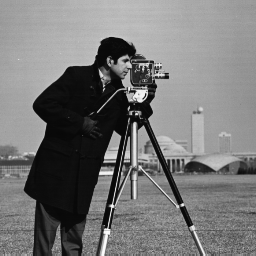
#> input picture lectures/assets/plots1/cameraman.png, 256 x 256 px
$ python dct_plots.py
#> lines starting #> are read from the running program, lines starting #| are printed output that depends on the picture
# %%

import numpy as np
from skimage import io, transform
from skimage.color import rgb2gray
from scipy.fftpack import dct, dctn, idctn
import matplotlib.pyplot as plt
import matplotlib.patches as patches

plt.style.use('fivethirtyeight')

savekw = dict(bbox_inches='tight', dpi=160)
rectkw = dict(linewidth=2, edgecolor='r', facecolor='none')
root = '../lectures/assets/plots2/'

cameraman = io.imread('../lectures/assets/plots1/cameraman.png')
#> cameraman is the input picture: shape (256, 256); min 7, max 253, mean 118.7


def zero_out(dct_coeffs, tri_len):
    mask = np.zeros_like(dct_coeffs)
    for i in range(tri_len):
        for j in range(tri_len - i):
            mask[i, j] = 1
    return dct_coeffs * mask

# %%

# plot 8 point basis vectors


N = 8
fig, ax = plt.subplots(N, 1, figsize=(8, N+2), sharex=True)

for k in range(N):
    x = np.linspace(0, N-1, 1000)
    xx = np.linspace(0, N-1, N)
    y = np.cos(np.pi * k * (x + 0.5) / N)
    yy = np.cos(np.pi * k * (xx + 0.5) / N)
    ax[k].plot(x, y)
    ax[k].plot(xx, yy, 'or')
    ax[k].set_ylim(-1.2, 1.2)
    ax[k].set_yticks([-1, 0, 1])
    ax[k].set_ylabel(f'{k:1d}', rotation=0, labelpad=20)

ax[0].set_ylabel(f'{0}', rotation=0, labelpad=30)
ax[0].set_ylim(0, 2)
ax[0].set_yticks([0, 1, 2])
ax[0].set_title('8 point basis vectors')
ax[-1].set_xlabel('sample index')
fig.text(-0.05, 0.5, 'result index', va='center',
         rotation='vertical', fontsize=18)
fig.tight_layout(pad=0.1)

fig.savefig(root + 'basis_vectors_1d.png', **savekw)
#> figure, not shown here; panel 8: curve peaks at x = 4.07, y = 1

# %%

x, y, w, h = 120, 55, 8, 8
rect = patches.Rectangle((x, y), w, h, **rectkw)
block = cameraman[y:h+y, x:w+x]

fig, ax = plt.subplots(1, 2, figsize=(9, 6))
ax[0].grid(False)
ax[1].grid(False)
ax[0].imshow(cameraman, cmap='gray', vmin=0, vmax=255)
ax[0].add_patch(rect)
ax[0].set_title('original image')
ax[1].set_title('8 x 8 block')
ax[1].imshow(block, cmap='gray', vmin=0, vmax=255)
fig.tight_layout(pad=0.1)
fig.savefig(root + 'cameraman_block.png', **savekw)

# %%

fig, ax = plt.subplots(8, 2, figsize=(10, 6.5), sharex=True, sharey=True)
x = np.arange(8)
for k in range(8):
    _dct = dct(block[k, :])
    ax[k, 0].plot(block[k, :])
    ax[k, 0].set_ylim(-150, 255)
    ax[k, 0].set_yticks([])
    ax[k, 0].set_ylabel(f'{k}', rotation=0, labelpad=10)
    ax[k, 0].yaxis.tick_right()
    ax[k, 1].bar(x, height=_dct, width=0.8)
ax[0, 0].set_title('Pixel Intensities')
ax[0, 1].set_title('DCT Coefficients')
ax[7, 0].set_xlabel('sample index')
ax[7, 1].set_xlabel('result index')
fig.text(-0.04, 0.5, 'row index', va='center',
         rotation='vertical', fontsize=18)
fig.suptitle('DCT of 8 x 8 block', fontsize=22, y=1.03)
fig.tight_layout(pad=0.2)
fig.savefig(root + 'dct_8x8_block.png', **savekw)

# %%

fig, ax = plt.subplots(1, 2, figsize=(10, 2), sharey=True)
ax[0].plot(block[3, :])
ax[0].set_title('Pixel Intensities')
ax[0].set_xlabel('sample index')
ax[0].set_ylabel('row 3')
ax[0].set_ylim(-150, 255)
ax[0].set_yticks([0, 255])

ax[1].bar(np.arange(8), dct(block[3, :]), width=0.8)
ax[1].set_title('DCT Coefficients')
ax[1].set_xlabel('result index')

fig.tight_layout(pad=0.2)
fig.savefig(root + 'block_row3.png', **savekw)

# %%

# 2D DCT

_dctn = dctn(block, norm='ortho')

fig, ax = plt.subplots(1, 2, figsize=(10, 5), sharey=True)
ax[0].pcolormesh(block, cmap='gray', vmin=0, vmax=255,
                 edgecolors='w', linewidth=1)
ax[0].set_aspect('equal')
ax[0].set_ylim(8, 0)
ax[0].set_title('8 x 8 block')
ax[1].pcolormesh(_dctn, cmap='plasma', edgecolors='w', linewidth=1)
ax[1].set_aspect('equal')
ax[1].set_ylim(8, 0)
ax[1].set_title('DCT Coefficients')
fig.tight_layout(pad=0.2)
fig.savefig(root + 'dct_2d_block.png', **savekw)
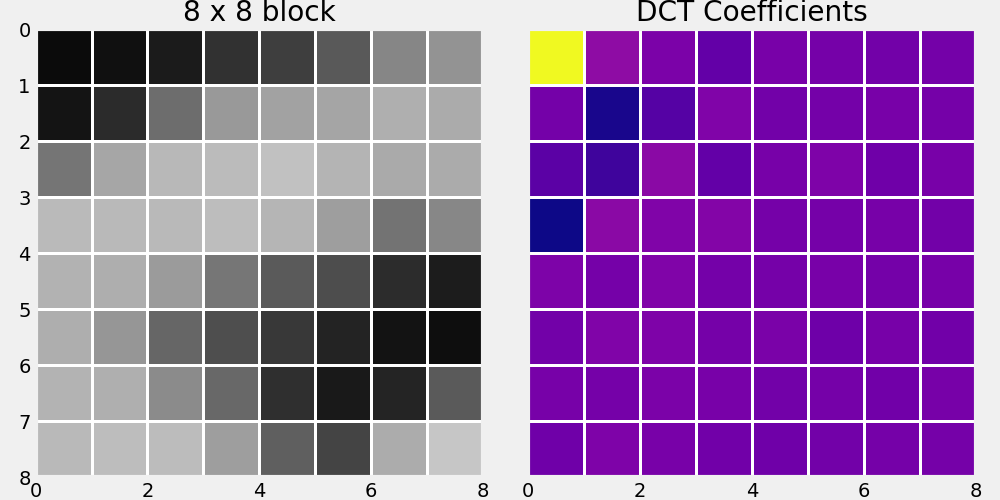
#> figure drawn by matplotlib, 2 panels


# %%

# plot values

fig, ax = plt.subplots(1, figsize=(7, 7))
ax.pcolormesh(np.ones([8, 8]), cmap='gray', vmin=0, vmax=1,
              edgecolors='k', linewidth=1)
ax.set_axis_off()
ax.set_ylim(8, 0)
ax.set_aspect('equal')

for i in range(8):
    for j in range(8):
        s = f"{_dctn[i, j]:0.0f}"
        ax.text(j, i + 0.5, f'{s:^5}', va='center', fontsize=20)
fig.savefig(root + 'dct_2d_values.png', **savekw)
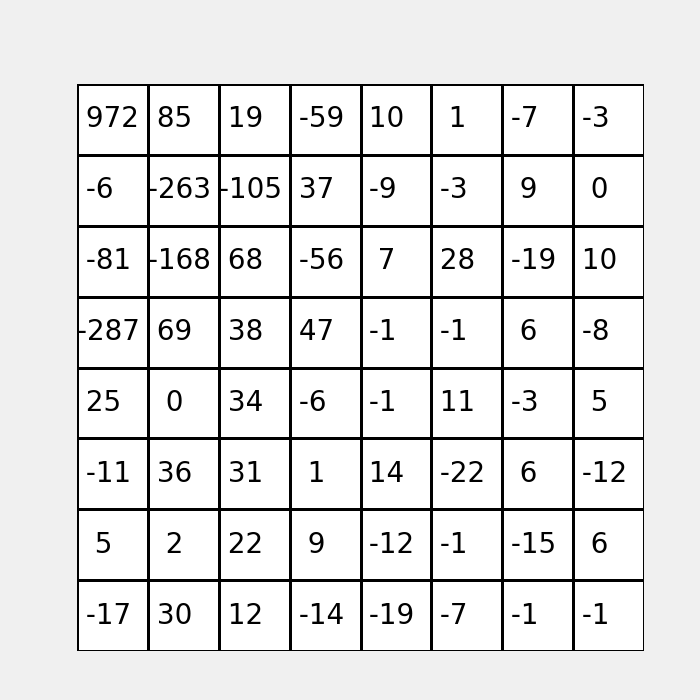
#> figure drawn by matplotlib, 1 panel

# %%

poly = patches.Polygon([[0, 8], [0, 0], [8, 0]],
                       edgecolor='none', facecolor=(0, 0.7, 0, 0.5))

fig, ax = plt.subplots(1, figsize=(7, 7))
ax.pcolormesh(np.ones([8, 8]), cmap='gray', vmin=0, vmax=1,
              edgecolors='k', linewidth=1)
ax.set_axis_off()
ax.set_ylim(8, 0)
ax.set_aspect('equal')

for i in range(8):
    for j in range(8):
        s = f"{_dctn[i, j]:0.0f}"
        ax.text(j, i + 0.5, f'{s:^5}', va='center', fontsize=20)

ax.add_patch(poly)
fig.savefig(root + 'dct_2d_values_high.png', **savekw)
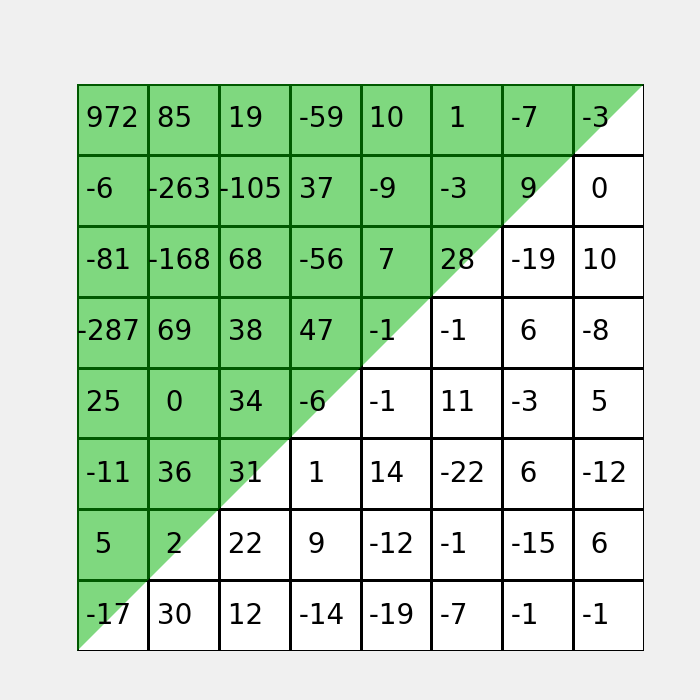
#> figure drawn by matplotlib, 1 panel


# %%

poly = patches.Polygon([[0, 8], [8, 8], [8, 0]],
                       edgecolor='none', facecolor=(0.7, 0, 0, 0.4))

fig, ax = plt.subplots(1, figsize=(7, 7))
ax.pcolormesh(np.ones([8, 8]), cmap='gray', vmin=0, vmax=1,
              edgecolors='k', linewidth=1)
ax.set_axis_off()
ax.set_ylim(8, 0)
ax.set_aspect('equal')

for i in range(8):
    for j in range(8):
        s = f"{_dctn[i, j]:0.0f}"
        ax.text(j, i + 0.5, f'{s:^5}', va='center', fontsize=20)

ax.add_patch(poly)

fig.savefig(root + 'dct_2d_values_low.png', **savekw)

# %%

poly = patches.Polygon([[0, 8], [8, 8], [8, 0]],
                       edgecolor='none', facecolor=(0.7, 0, 0, 0.4))

values = zero_out(_dctn, 7)
fig, ax = plt.subplots(1, figsize=(7, 7))
ax.pcolormesh(np.ones([8, 8]), cmap='gray', vmin=0, vmax=1,
              edgecolors='k', linewidth=1)
ax.set_axis_off()
ax.set_ylim(8, 0)
ax.set_aspect('equal')

for i in range(8):
    for j in range(8):
        s = f"{values[i, j]:0.0f}"
        ax.text(j, i + 0.5, f'{s:^5}', va='center', fontsize=20)

ax.add_patch(poly)

fig.savefig(root + 'dct_2d_values_zeroed.png', **savekw)
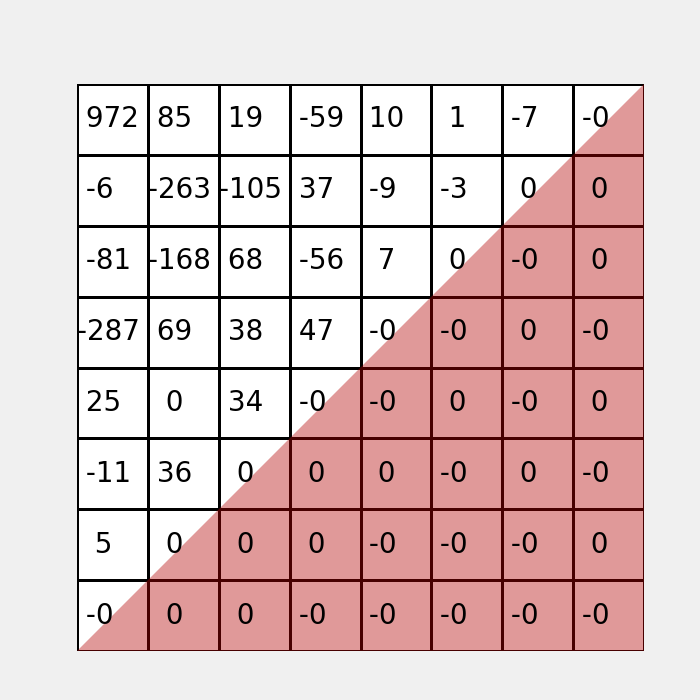
#> figure drawn by matplotlib, 1 panel


# %%

mouth_160 = io.imread('../lectures/assets/img4/recG001_160x160.png')
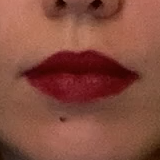
#> input picture lectures/assets/img4/recG001_160x160.png, 160 x 160 px
#> mouth_160 is the input picture: shape (160, 160, 3); mean R, G, B 133.7, 77.1, 62.5
mouth_40 = transform.resize(mouth_160, (20, 20))
mouth_40_gs = rgb2gray(mouth_40)

# %%

fig, ax = plt.subplots(1, 3,  figsize=(10, 4))
ax[0].imshow(mouth_160, interpolation='none')
ax[0].set_title('original')
ax[0].grid(False)
ax[1].imshow(mouth_40, interpolation='none')
ax[1].set_title('resized')
ax[1].grid(False)
ax[2].imshow(mouth_40_gs, cmap='gray', interpolation='none')
ax[2].set_title('grayscale')
ax[2].grid(False)

fig.savefig(root + 'resize_mouth.png', **savekw)

# %%

f = 11
mouth_dct = dctn(mouth_40_gs, norm='ortho')
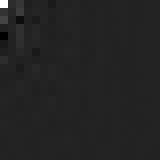
#> mouth_dct: shape (20, 20) float64 (shown 8 times larger); min -1.1, max 6.91, mean 0.023; drawn with min black and max white
rebuild_dct = zero_out(mouth_dct, f)
mouth_restored = idctn(rebuild_dct, norm='ortho')

fig, ax = plt.subplots(1, 3,  figsize=(10, 4), sharey=True)
ax[0].imshow(mouth_40_gs, cmap='gray', interpolation='none')
ax[0].set_title('grayscale')
ax[0].grid(False)
ax[1].imshow(mouth_dct, cmap='coolwarm', interpolation='none')
ax[1].set_title('DCT coefficients')
ax[1].grid(False)
ax[2].imshow(mouth_restored, cmap='gray', interpolation='none')
ax[2].set_title(f'{f*(f-1)//2:0d} coefficients')
ax[2].grid(False)

fig.savefig(root + 'restored_mouth.png', **savekw)

# %%

fig, ax = plt.subplots(1, 3,  figsize=(10, 4), sharey=True)
for i, k in enumerate([5, 10, 15]):
    img = idctn(zero_out(mouth_dct, k), norm='ortho')
    ax[i].imshow(img, cmap='gray', interpolation='none')
    ax[i].set_title(f'{k*(k-1)//2:0d} coefficients')
    ax[i].grid(False)
#> this loop made 3 passes
#> pass 1, `img = idctn(zero_out(mouth_dct, k), norm='ortho')`:
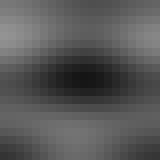
#> img: shape (20, 20) float64 (shown 8 times larger); min 0.083, max 0.577, mean 0.345

fig.savefig(root + 'restored_compare.png', **savekw)

# %%
